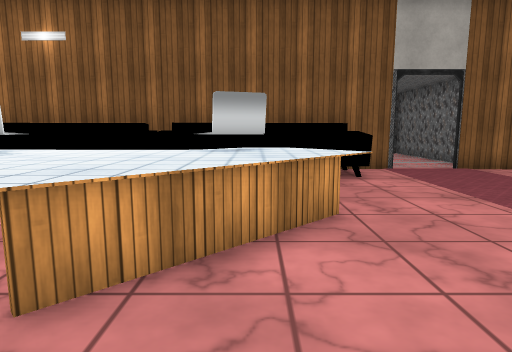
View 1 (above)

24 first-person views from a walk through a 3-D level made in the Unity game engine. The camera is 1.3 m above the floor, tilts 8° down and sees 75° across. Doors are open. The floor is counted in squares, 1 m on a side. Each view is taken from the middle of a square. On the plan, view 1 faces up. The plan holds only what a view shows up to about 14 squares ahead; the rest is blank. The place goes on beyond the plan. The player character is not drawn. Some surface patterns are stand-ins.

View 2
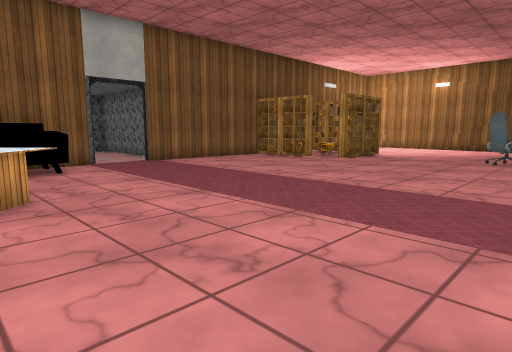

View 3
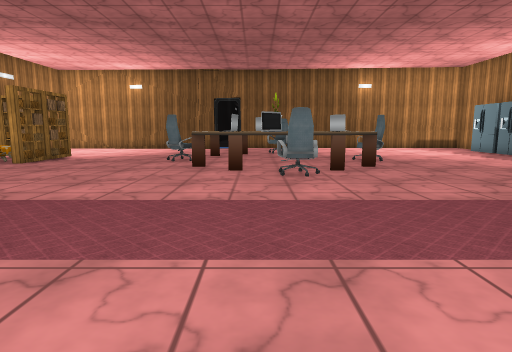

View 4
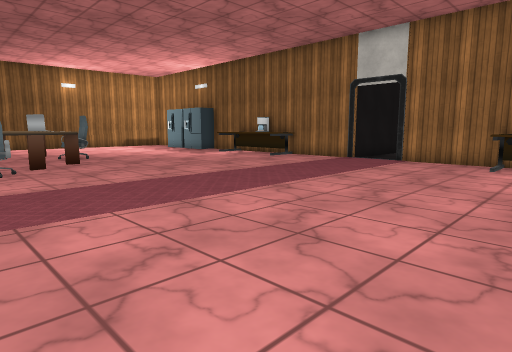

View 5
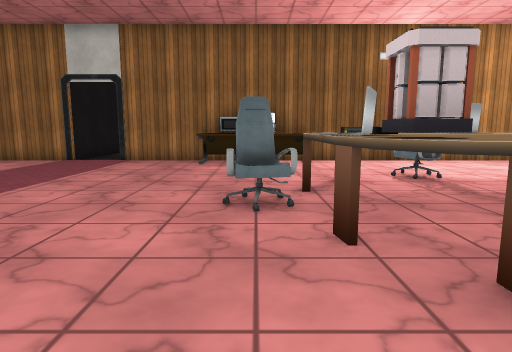

View 6
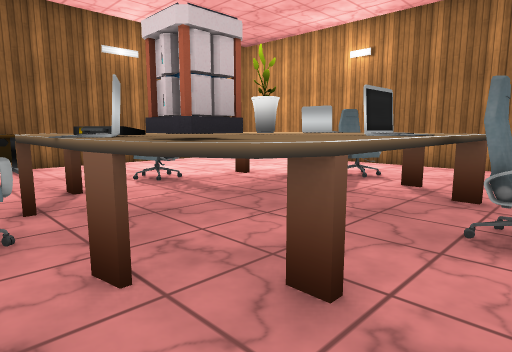

View 7
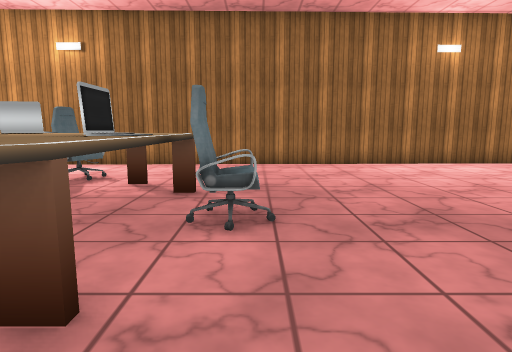

View 8
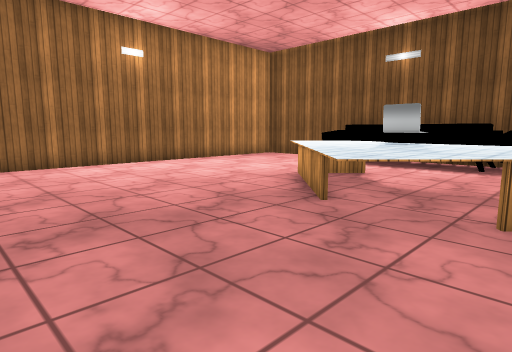

View 9
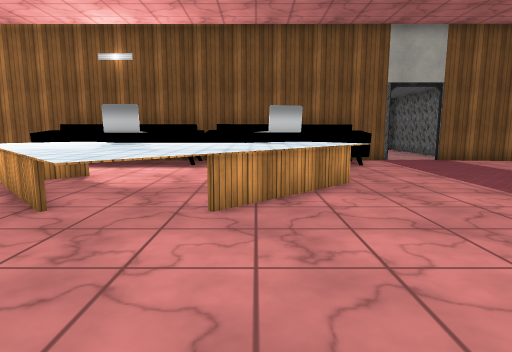

View 10
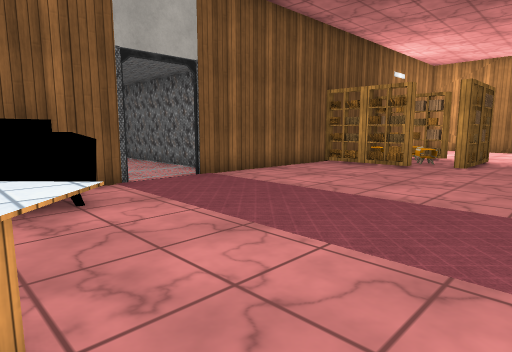

View 11
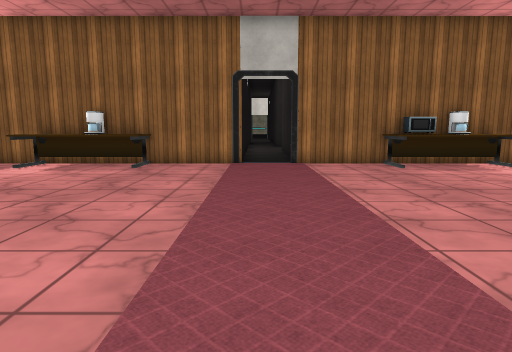

View 12
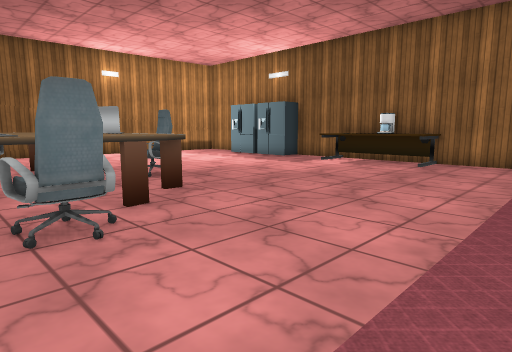

View 13
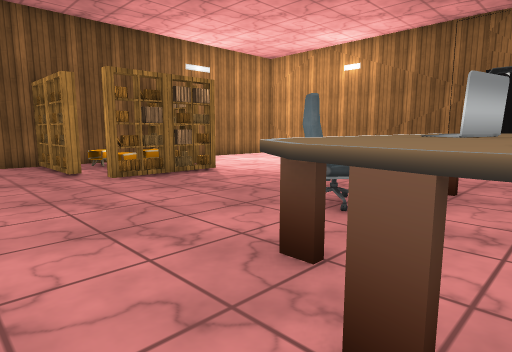

View 14
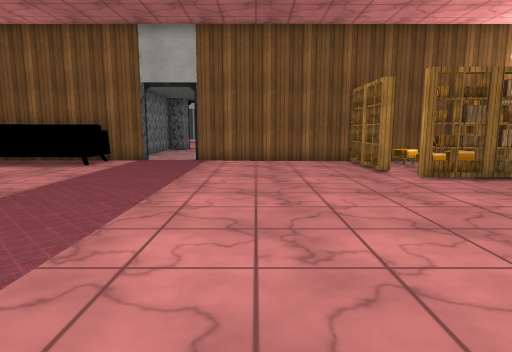

View 15
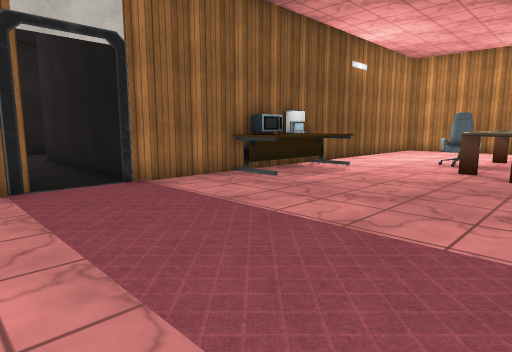

View 16
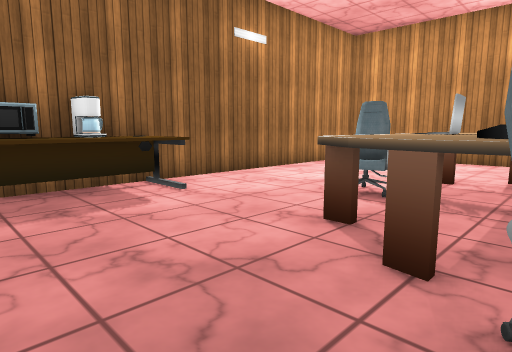

View 17
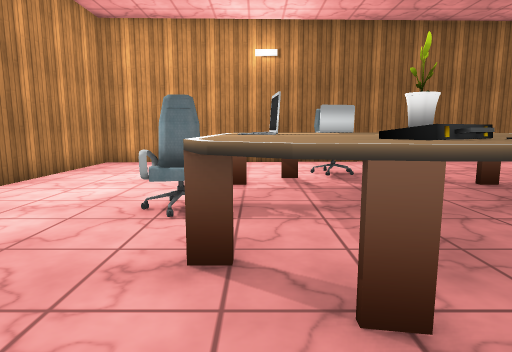

View 18
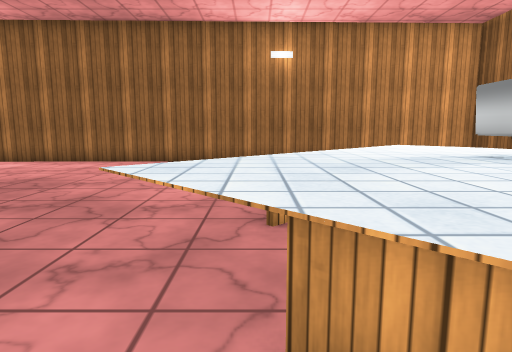

View 19
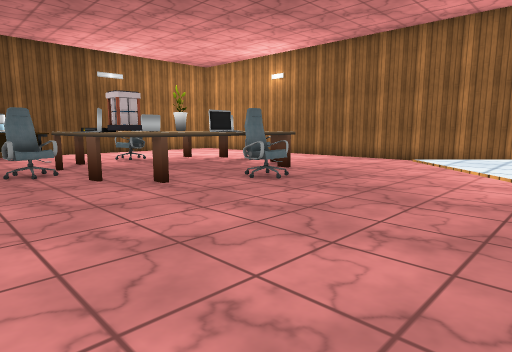

View 20
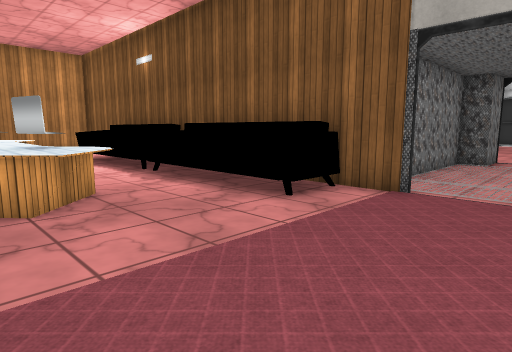

View 21
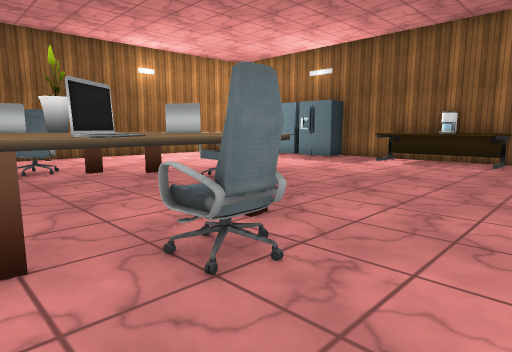

View 22
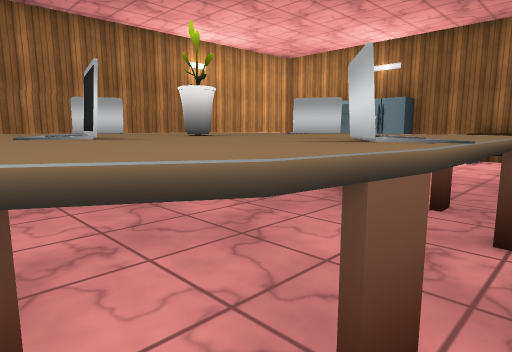

View 23
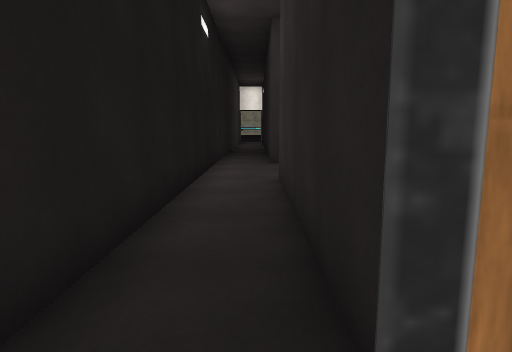

View 24
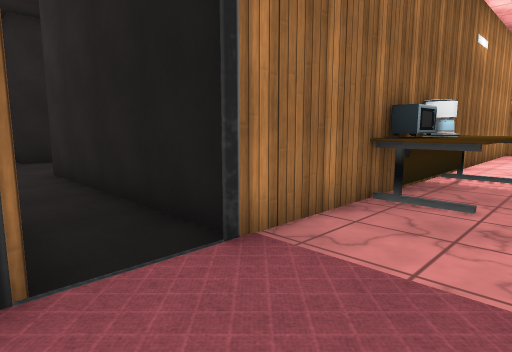

### Floor plan
Key: @ floor where view 1 was taken; # wall or solid block; . floor; D open door; = window, fence, low wall or low ledge; ^ raised ledge; S sofa; L laptop; C chair; T table; H shelf; P plant; E desk; B battery.
Columns run from 14 left of view 1 to 15 right of it. Each row starts with its distance up from view 1.
 17                  #..
 16                  #.. .#
 15                  #....#
 14                  #....#
 13                   ....#
 12                   ....#
 11 ###################..#########
 10 #    SSSSSS SSSSSS.........HTT
  9 #    S SSSSSS  SSS.........HTT
  8 #       ...................HTT
  7 #   ..  ....................TT
  6 #  ....^^^L^^^L^............HH
  5 #......^^LL^^LL^=.............
  4 #.......^^^^^^^...............
  3 #........^^^^^................
  2 #.........^^^.................
  1 #..........^.................C
  0 #.............@............D.C
 -1 #.........................^D^^
 -2 #.........................^^LL
 -3 #.........................L^^^
 -4 #.......CC..............CCLL^P
 -5 #.......C................C^^^^
 -6 #....^^^LL^BB.............^^^L
 -7 #....^ ^^^^BB.............^^^L
 -8 #...C^^^PP^LL................C
 -9 #...C#L^^^^ CC................
-10 #....^^^^^^^^.................
-11 #....^^^LL^^^.................
-12 #.......CC....................
-13 #  ......C....................
-14  #  ..........................
-15  #.........EEEEE........EEEEE
-16  #.........EEEEE........EEEEE.
-17  ##################..#########
-18                   #..#
-19                   #..#
-20                   #..#
-21                   #..#
-22                   #..#
-23                   #..#
-24                   #..#
-25                   #..#
-26                   ...#
-27                   ...#
-28                   ...#
-29                  ##..#
-30                   #..#

Where each view was taken, in squares from view 1:
view 1: 0 up, 0 right, facing up
view 2: 2 down, 0 right, facing up-right
view 3: 3 down, 1 right, facing right
view 4: 3 down, 1 left, facing down-right
view 5: 3 down, 1 left, facing down
view 6: 4 down, 1 left, facing down-left
view 7: 4 down, 1 left, facing left
view 8: 3 down, 1 left, facing up-left
view 9: 3 down, 1 left, facing up
view 10: 3 up, 1 right, facing up-right
view 11: 4 down, 6 right, facing down
view 12: 3 down, 6 right, facing down-right
view 13: 3 down, 10 right, facing up-right
view 14: 3 down, 9 right, facing up
view 15: 9 down, 8 right, facing down-left
view 16: 9 down, 1 right, facing down-left
view 17: 11 down, 0 right, facing left
view 18: 2 up, 0 right, facing left
view 19: 2 up, 1 right, facing down-left
view 20: 4 up, 7 right, facing up-left
view 21: 2 down, 8 right, facing down-right
view 22: 1 down, 11 right, facing down-right
view 23: 16 down, 5 right, facing down
view 24: 14 down, 7 right, facing down-left
